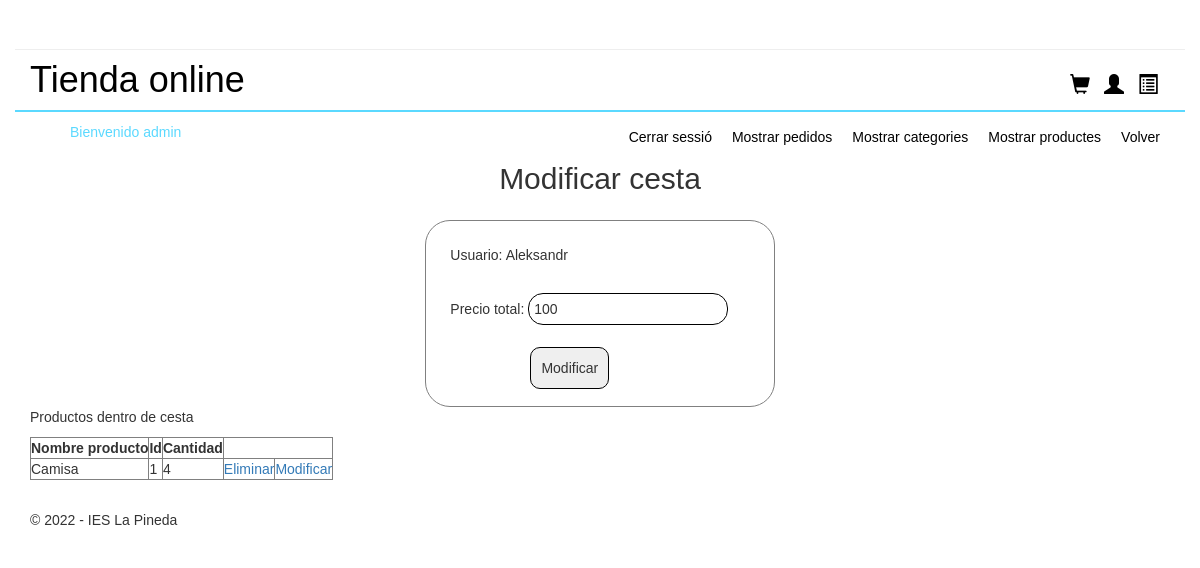
The app's page /admin/admin.php?controller=Cesta&action=iniciarModificarCesta&id_cesta=1 (signed in) with its own data.
### tables this page shows
CREATE TABLE `usuarios` (
  `id_usuario` int(15) NOT NULL,
  `nombre` varchar(48) NOT NULL,
  `correo` varchar(48) NOT NULL,
  `telefono` varchar(14) DEFAULT NULL,
  `contraseña` varchar(256) NOT NULL,
  `direccion` varchar(124) DEFAULT NULL,
  `provincia` varchar(24) DEFAULT NULL,
  `cp` varchar(12) DEFAULT NULL
);

CREATE TABLE `cestas` (
  `id_cesta` int(15) NOT NULL,
  `fk_id_usuario` int(15) NOT NULL,
  `precio_total` int(15) NOT NULL
);

CREATE TABLE `productos` (
  `id_producto` int(11) NOT NULL,
  `nombre` varchar(255) NOT NULL,
  `descripcion` varchar(255) NOT NULL,
  `cantidad` int(255) NOT NULL,
  `precio` float NOT NULL,
  `categoria` int(255) NOT NULL,
  `foto` varchar(255) NOT NULL,
  `isactive` int(1) NOT NULL
);

### models/database.php (called while the page is built, shortened)
<?php
class Database{
    public function __construct(){
        $servername = "localhost";
        $dbname= "botiga";
        $username = "root";
        $password = "";
		$this->db = new PDO("mysql:host=$servername;dbname=$dbname",$username, $password);
    }
}

### admin/models/cesta.php (called while the page is built, shortened)
<?php
require_once("../models/database.php");
class Cesta extends Database
{
    private $id_cesta;
    private $fk_id_usuario;
    private $lista_productos;
    private $precio_total;
    function getIdCesta()
    {
        return $this->id_cesta;
    }
    function getNombreUsuario()
    {
        $id_usuario = strval($this->fk_id_usuario);
        $sql = "SELECT nombre FROM usuarios WHERE id_usuario = ".$id_usuario;
        $result = $this->db->query($sql);
        $row = $result->fetch(PDO::FETCH_ASSOC);
        $nombre = $row['nombre'];
        return $nombre;
    }
    function getListaProductos()
    {
        return $this->lista_productos;
    }
    function getPrecioTotal()
    {
        return $this->precio_total;
    }
    function setIdCesta($id_cesta)
    {
        $this->id_cesta = $id_cesta;
    }
    function conectar()
    {
        $this->db->query("SET NAMES 'utf8'");
    }
    function fetchCesta() {
        $sql = "SELECT * FROM cestas WHERE id_cesta = ".$this->id_cesta;
        $result = $this->db->query($sql);
        $row = $result->fetch(PDO::FETCH_ASSOC);
        $this->fk_id_usuario = $row['fk_id_usuario'];
        $this->precio_total = $row['precio_total'];
        $sql = "SELECT * FROM cesta_productos WHERE fk_id_cesta = ".$this->id_cesta;
        $result = $this->db->query($sql);
        for ($i = 0; $i < $result->rowCount(); $i++) {
            $row = $result->fetch(PDO::FETCH_ASSOC);
            $id_producto = $row['fk_id_producto'];
            $sql = "SELECT * FROM productos WHERE id_producto = " . $id_producto;
            $result2 = $this->db->query($sql);
            $row2 = $result2->fetch(PDO::FETCH_ASSOC);
            $this->lista_productos[$i]['nombre'] = $row2['nombre'];
            $this->lista_productos[$i]['fk_id_producto'] = $row2['id_producto'];
            $this->lista_productos[$i]['cantidad'] = $row['cantidad'];
        }
    }
}

### admin/views/mostrarProductosCesta.php (the view, shortened to what this page needs)
<?php
  if ($_SESSION['role'] == 'admin') {
   echo "<table border='1'>";
    echo "<p>Productos dentro de cesta</p>";
    echo "<table border='1'>";
    echo "<tr>";
    echo "<th>Nombre producto</th>";
    echo "<th>Id</th>";
    echo "<th>Cantidad</th>";
    echo "</tr>";
  if (isset($todosLosProductosCesta)) {
    foreach ($todosLosProductosCesta as $producto) {
      echo "<tr>";
      echo "<td>". $producto['nombre'] . "</td>";
      echo "<td>".$producto['fk_id_producto']."</td>";
      echo "<td>". $producto['cantidad'] . "</td>";
      echo "<td><a href='?controller=Cesta&action=eliminarProductoCesta&fk_id_producto=".$producto['fk_id_producto']."&fk_id_cesta=".$cesta->getIdCesta()."'>Eliminar</a></td>";
      echo "<td><a href='?controller=Cesta&action=iniciarModificarProductoCesta&fk_id_producto=".$producto['fk_id_producto']."&fk_id_cesta=".$cesta->getIdCesta()."&cantidad=".$producto['cantidad']."'>Modificar</a></td>";
      echo "</tr>";
  }
  } else {
    echo "<p>No hay productos en la cesta</p>";
  }
    echo "</table>";
} else {
  echo "<p>Debes ser administrador para ver esta pagina</p>";
  header("Refresh:3; url=admin.php");
}
?>

### admin/views/modificarCesta.php (shortened to what this page needs)
<h2 id="titulo_modcategorias">Modificar cesta</h2>
<form action="admin.php?controller=Cesta&action=modificarCesta" method="post" id="form_modcestapedido">
    <p id="activo_modcestaproducto">Usuario:</p>
    <?php
    echo $cesta->getNombreUsuario();
    ?>
    <br />
    <p id="activo_modcestaproducto">Precio total:</p>
    <input class="mod_cestapedidos" type="text" name="precio_total" value="<?php echo $cesta->getPrecioTotal() ?>">
    <br />
    <input id="submit_modcestapedidos" type="submit" value="Modificar">
</form>
<?php
    $todosLosProductosCesta = $cesta->getListaProductos();
    require_once "./views/mostrarProductosCesta.php";
    ?>

### styles/style.css (style rules this page uses)
* { font-family: Verdana, Geneva, Tahoma, sans-serif; }
h1 { font-family: Verdana, Geneva, sans-serif; font-size: 24px; font-style: normal; font-variant: normal; font-weight: 700; line-height: 26.4px; }
h1 a { text-decoration: none; color: black; }
p { font-family: Verdana, Geneva, sans-serif; font-size: 14px; font-style: normal; font-variant: normal; font-weight: 400; line-height: 20px; }
.col-md-12 { border-bottom: 2px solid #5bd9ff; }
.pull-right { margin: 30px 5px 5px 5px; width: 100px; height: 30px; }
.glyphicon-shopping-cart { padding: 3px 5px 5px 5px; color: black; font-size: 20px; }
.glyphicon-user { padding: 3px 5px 5px 5px; color: black; font-size: 20px; }
.glyphicon-list-alt { padding: 3px 5px 5px 5px; color: black; font-size: 20px; }
#form_modcestapedido { width: 350px; height: auto; margin-left: auto; margin-right: auto; border: 1px solid grey; border-radius: 25px; }
#activo_modcestaproducto { margin-left: 7%; margin-top: 7%; display: inline-block; }
.mod_cestapedidos { border: 1px solid black; border-radius: 15px; width: 200px; padding: 5px 5px 5px 5px; }
#submit_modcestapedidos { margin-left: 30%; margin-top: 5%; margin-bottom: 5%; padding: 10px 10px 10px 10px; border: 1px solid black; border-radius: 10px; }
#titulo_modcategorias { text-align: center; margin-bottom: 25px; }
footer { text-align: center; height: 30px; margin-top: 30px; }

### records on screen
usuarios: nombre "Aleksandr"
cestas: precio_total "100"
productos: nombre "Camisa", fk_id_producto "1", cantidad "4"

### other values on screen
$_SESSION['role'] "admin"
